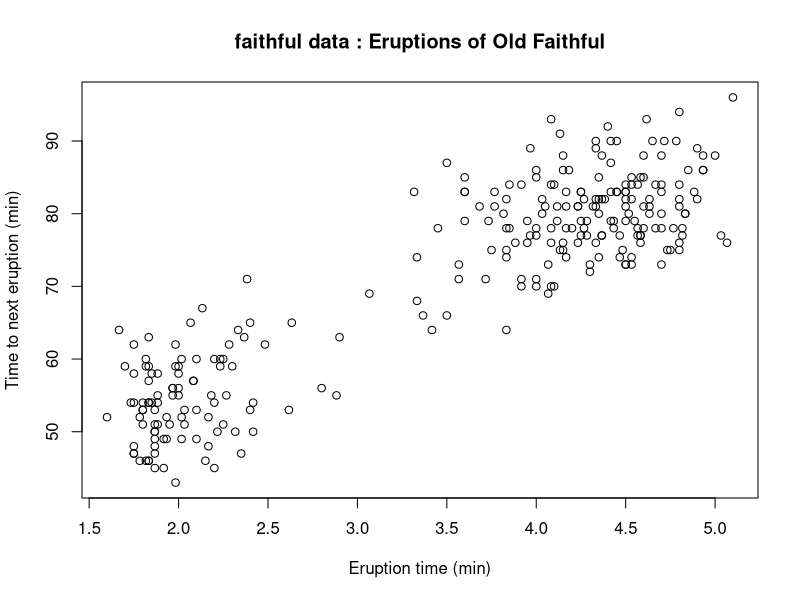

Reproduce this figure in R. (Note: this script raises an error after producing the figure.)
# HW02
?faithful
str(faithful)
plot(faithful[,-3], 
     xlab = "Eruption time (min)", 
     ylab = "Time to next eruption (min)",
     main = "faithful data : Eruptions of Old Faithful")

#load library for multivariate normal
library(mvtnorm)

#load Old Faithful data frame
data(faithful)
mean(faithful[,1]);mean(faithful[,2])
var(faithful[,1]);var(faithful[,2])
cov(faithful[,1],faithful[,2])

# initial parameter estimates (chosen to be deliberately bad)
# 初始參數估計
theta <- list(wei=c(0.5,0.5),                      # 權重
              mu1=c(2,60),                         # 二元常態分配(一)
              sigma1=matrix(c(1,7,7,100),ncol=2),
              mu2=c(4,80),                         # 二元常態分配(二)
              sigma2=matrix(c(20,0,0,100),ncol=2))

# E-step: calculates conditional probabilities for latent variables (update y)
# 將樣本帶入計算隱藏變數的條件機率
E.step <- function(theta){
  x <- cbind(theta$wei[1] * dmvnorm(faithful,mean=theta$mu1,sigma=theta$sigma1),
             theta$wei[2] * dmvnorm(faithful,mean=theta$mu2,sigma=theta$sigma2))
  t(apply(x,1,function(x){x/sum(x)}))
}

# M-step: calculates the parameter estimates which maximise Q
# 將E.step所計算出的機率帶入估計新的參數(MLE)
M.step <- function(T){
  list(wei= apply(T,2,mean),
       mu1= apply(faithful,2,weighted.mean,T[,1]),
       mu2= apply(faithful,2,weighted.mean,T[,2]),
       sigma1= cov.wt(faithful,T[,1])$cov,
       sigma2= cov.wt(faithful,T[,2])$cov)
}

# function to plot current data
# 畫圖
# setup grid for plotting
xpts <- seq(from=1,to=6,length.out=272)
ypts <- seq(from=40,to=100,length.out=272)
plot.em <- function(theta){
  mixture.contour <- outer(xpts,ypts,function(x,y) {
    theta$wei[1]*dmvnorm(cbind(x,y),mean=theta$mu1,sigma=theta$sigma1) + theta$wei[2]*dmvnorm(cbind(x,y),mean=theta$mu2,sigma=theta$sigma2)
  })
  contour(xpts,ypts,mixture.contour,nlevels=8,drawlabel=FALSE,col="red",xlab="Eruption time (mins)",ylab="Waiting time (mins)",main="Waiting time vs Eruption time of the Old Faithful geyser")
  points(faithful)
}
data1 <- c(faithful)
for (i in 2:272) {
  data1 <- rbind(data1,faithful)
}
plot_em <- function(theta){
r1 <- rmvnorm(73984,mean=theta$mu1,sigma=theta$sigma1) 
colnames(r1) <- c("D1x","D1y")
r2 <- rmvnorm(73984,mean=theta$mu2,sigma=theta$sigma2)
colnames(r2) <- c("D2x","D2y")
r <-rbind(r1,r2) 
data1 <- rbind(data1,data1)
data <- cbind(data1,r)
A <- ggplot(data)+
      labs(title = " Waiting time vs Eruption time of old faithful geyser", x = "Eruptions time (min)", y = "Time to next eruption (min)")+
      xlim(0,6)+ ylim(40,100)+
      geom_point(aes(x = eruptions, y = waiting))+
      stat_density2d(aes(x = D1x,y = D1y),col = "red")+
      theme(title = element_text(face="bold"))+
      scale_fill_gradientn(colours=rainbow(9))+
      theme(panel.background = element_rect(colour="black",size = 2))
return(A)
}  
  
# plot initial contours
# 繪製初始輪廓
iter <- 1
plot_em(theta)
ggsave(filename=paste("EM",formatC(iter,width=4,flag="0"),".png",sep=""))
dev.off()

# run EM and plot
for (iter in 2:30){
  T <- E.step(theta)
  theta <- M.step(T)
  plot_em(theta)
  ggsave(filename=paste("EM",formatC(iter,width=4,flag="0"),".png",sep=""))
}
theta

# ggplot2
library(ggplot2)
ggplot(faithful)+
  labs(title = "faithful data : Eruptions of old faithful", x = "Eruption time (min)", y = "Time to next eruption (min)")+
  theme(title = element_text(size=20, face="bold"))+
  theme(panel.background = element_rect(colour="black",size = 2))+
  geom_point(aes(x=eruptions,y=waiting),color = "red")
  
  
# bivariate normal distribution plot
# 繪製二元常態分配圖
library(MASS)
# Dis.1
bivnorm <- mvrnorm(n=1000, mu = theta$mu1 ,Sigma = theta$sigma1)
bivnorm.kde <- kde2d(bivnorm[,1], bivnorm[,2], n=50)
persp(bivnorm.kde, phi=45, theta=40, shade=0.1, main="bivariate normal distribution plot")
image(bivnorm.kde, main="contour plot for Dis.1")
contour(bivnorm.kde, add=TRUE)
# Dis.2
bivnorm2 <- mvrnorm(n=1000, mu = theta$mu2 ,Sigma = theta$sigma2)
bivnorm.kde2 <- kde2d(bivnorm2[,1], bivnorm2[,2], n=50)
image(bivnorm.kde2, main="contour plot for Dis.2")
contour(bivnorm.kde2, add=TRUE)
# end